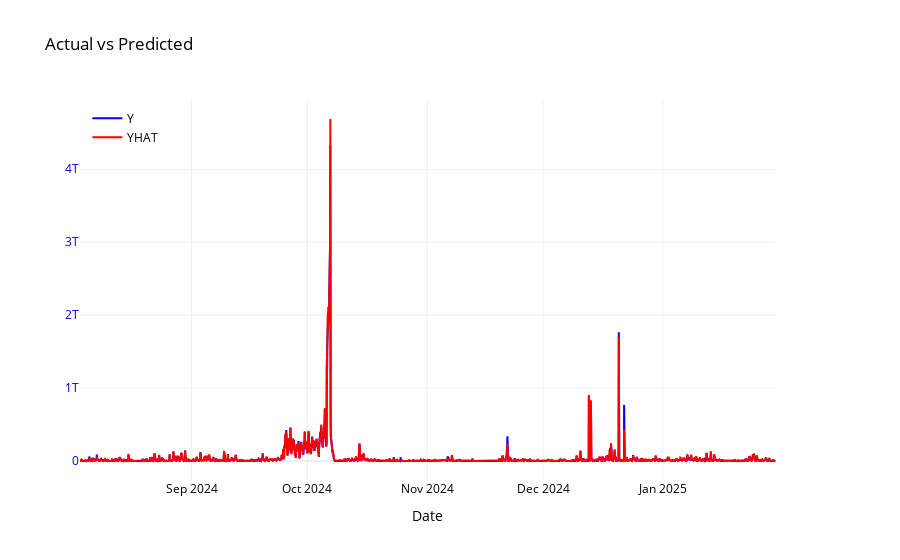

Notebook code for this chart:
### Code cell
y_fig = create_chart(results_df.set_index('ds'),['y','yhat'],title='Actual vs Predicted',auto_title=False,show_legend=True)

### Figure 1 — Plotly figure (JSON) as saved in the notebook; plotly's stock layout.template omitted (floating-point values rounded to 4 significant figures; data arrays with more than 128 entries replaced by an {"elided": "..."} marker saying what was removed)
{"data": [{"line": {"color": "blue"}, "name": "Y", "showlegend": true, "type": "scatter", "x": {"elided": "4322 str values"}, "xaxis": "x", "y": {"elided": "4322 float values"}, "yaxis": "y"}, {"line": {"color": "red"}, "name": "YHAT", "showlegend": true, "type": "scatter", "x": {"elided": "4322 str values"}, "xaxis": "x", "y": {"elided": "4322 float values"}, "yaxis": "y"}], "layout": {"font": {"color": "black"}, "hovermode": "x unified", "legend": {"x": 0.01, "y": 0.99}, "title": {"text": "Actual vs Predicted"}, "xaxis": {"anchor": "y", "domain": [0, 0.94], "tickfont": {"color": "black"}, "title": {"text": "Date"}}, "yaxis": {"anchor": "x", "color": "blue", "domain": [0, 1]}, "yaxis2": {"anchor": "x", "color": "red", "overlaying": "y", "side": "right"}}}
